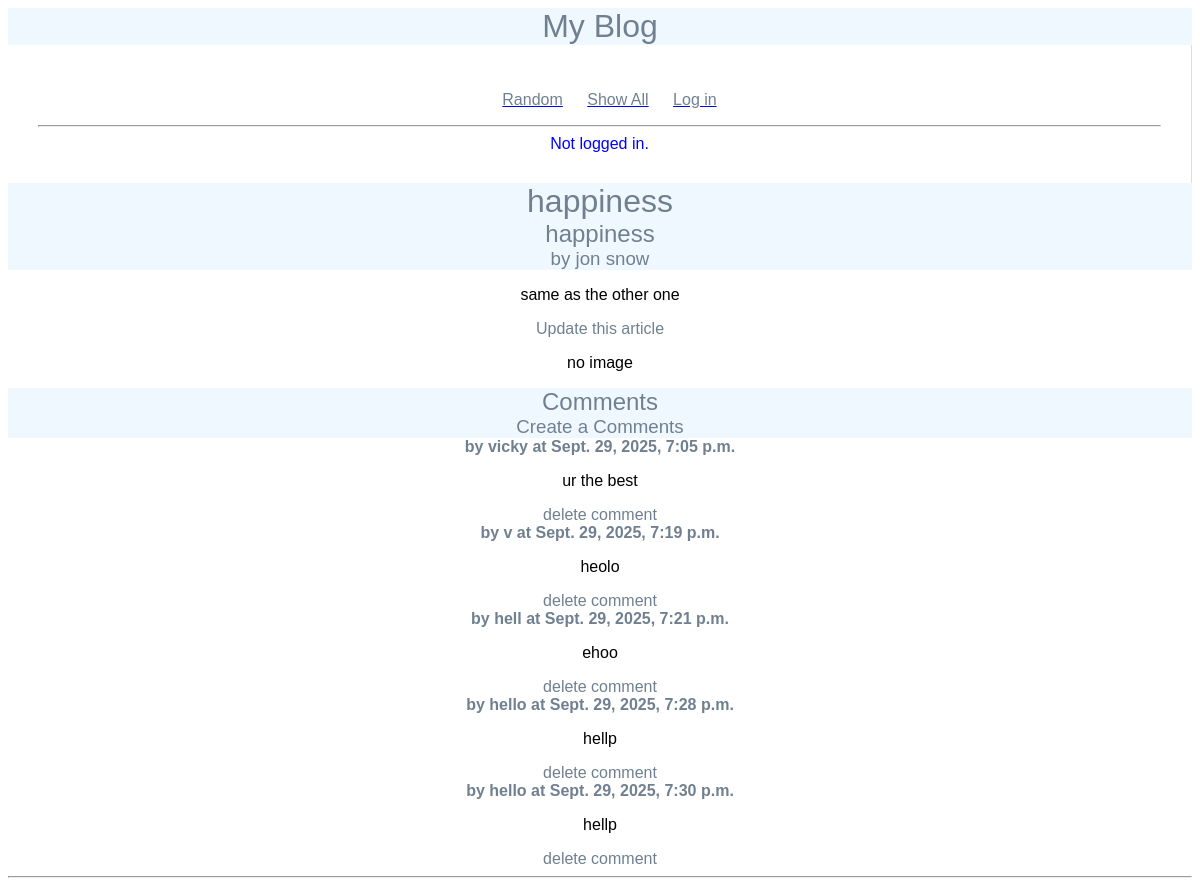
Screenshot of /blog/ with the database file from the repository.
### blog/models.py (models this page shows, shortened)
class Article(models.Model):
    title = models.TextField(blank=True)
    author = models.TextField(blank=True)
    text = models.TextField(blank=True)
    published = models.DateTimeField(auto_now=True)
    image_file = models.ImageField(blank=True) # an actual image
    user = models.ForeignKey(User, on_delete=models.CASCADE) # attaching fk to a user
    def get_all_comments(self):
        comments = Comment.objects.filter(article=self)
        return comments

class Comment(models.Model):
    article = models.ForeignKey(Article, on_delete=models.CASCADE)
    author = models.TextField(blank=False)
    text = models.TextField(blank=False)
    published = models.DateTimeField(auto_now=True)
    def __str__(self):
        return f'{self.text}'

### blog/views.py (the view)
# urls.py: path('', RandomArticleView.as_view(), name="random"),
class RandomArticleView(DetailView):
    model = Article
    template_name = "blog/article.html"
    context_object_name = "article"
    def get_object(self):
        all_articles = Article.objects.all()
        article = random.choice(all_articles)
        return article

### blog/templates/blog/article.html
{% extends 'blog/base.html' %}
{% block content %}
<h1>
    {{article.title}}
</h1>
<div>
    <div>
        <h2>
            {{article.title}}
        </h2>
        <h3>
            by {{article.author}}
        </h3>
        <p>
            {{article.text}}
        </p>
        <p>
            <a href="{% url 'update_article' article.pk %}">Update this article</a>
        </p>
        {% if article.image_file %}
            <img src="{{article.image_file.url}}" alt="">
        {% else %}
            <p> no image </p>
        {% endif %}
        <div>
            <h2>
                Comments
            </h2>
            <h3>
                <a href="{% url 'create_comment' article.pk %}"> Create a Comments</a>
            </h3>
            {% for comment in article.get_all_comments %}
                <div>
                    <strong>by {{comment.author}} at {{comment.published}}</strong>
                    <p>
                        {{comment.text}}
                    </p>
                    <a href="{% url 'delete_comment' comment.pk %}"> delete comment</a>
                </div>
            {% endfor %}
        </div>
    </div>
    <hr>
</div>
{% endblock %}

### static/styles.css (style rules this page uses)
body { background-color: white; color: slategray; font-family: arial; }
h1,h2,h3,h4,h5 { font-weight: normal; background: aliceblue; margin: 0; text-align: center; }
div { text-align: center; }
p { color: black; text-align: center; }
a, a:visited { color: slategray; text-decoration: none; }

### rows the page displays
Article: title "happiness", author "jon snow", text "same as the other one"
Comment: author "vicky", published "Sept. 29, 2025, 7:05 p.m.", text "ur the best"
Comment: author "v", published "Sept. 29, 2025, 7:19 p.m.", text "heolo"
Comment: author "hell", published "Sept. 29, 2025, 7:21 p.m.", text "ehoo"
Comment: author "hello", published "Sept. 29, 2025, 7:28 p.m.", text "hellp"
Comment: author "hello", published "Sept. 29, 2025, 7:30 p.m.", text "hellp"
